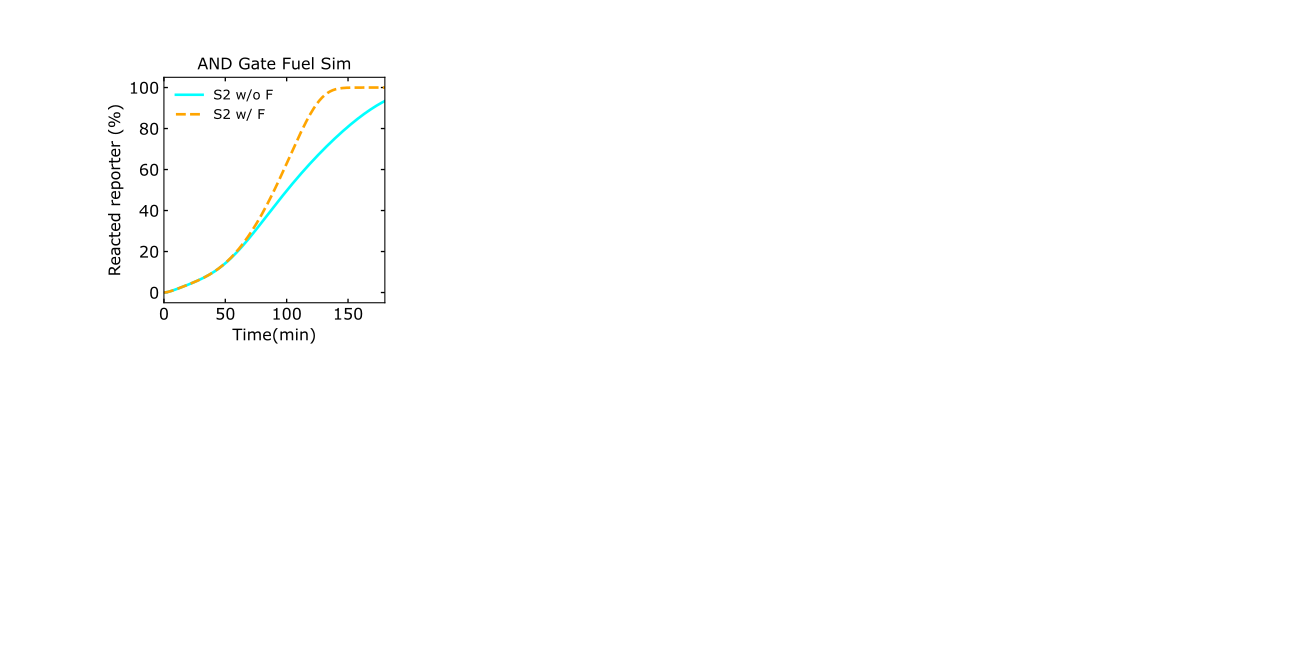

The script that drew this image:
# -*- coding: utf-8 -*-
"""
Created on Fri Jul  8 14:27:34 2022

@author: tnm12
"""

import numpy as np
import scipy.integrate as spi
import matplotlib as mpl
import matplotlib.pyplot as plt
from matplotlib.ticker import MaxNLocator
from matplotlib import cm

import sys
import Simulatorv2021 as RSDs
    


##############################################################################
#Simulations
##############################################################################


IN_temp = 25 #input template

t_sim = np.linspace(0,6,1001)*3600 # seconds

REP_con = 500 #reporter concentration

fuel_con = [0,25] #fuel concentration

color = ['aqua','orange']

linestyle = ['-','--']

# model with inputs
model1 = RSDs.RSD_sim(5) # define the model instance and # of domains

# specify species involved in the reaction
model1.molecular_species('AG{3.1,2}',DNA_con=25)
model1.molecular_species('REP{2}',DNA_con=REP_con)
model1.molecular_species('O{4,1}',DNA_con=2.5)
model1.molecular_species('I{3}',DNA_con=IN_temp)


for n in range(len(fuel_con)):
    model1.molecular_species('f{1}',DNA_con=fuel_con[n])
    
    # simulate the model (input is simulation time)
    model1.simulate(t_sim)
    
    
    # pull out the species from the model solution to plot
    S2 = model1.output_concentration('S{2}')
    
    fs = 12
    
    plt.subplot(2,4,1)
    plt.plot(model1.t/60,(S2/REP_con)*100,color=color[n],linewidth=2,linestyle=linestyle[n])
plt.xticks(fontsize=fs)
plt.yticks(fontsize=fs)
plt.xlim(0,180)
ax1 = plt.gca()
ax1.xaxis.set_tick_params(which='both',size=3,width=1,direction='in',top='on')
ax1.yaxis.set_tick_params(which='both',size=3,width=1,direction='in',right='on')
plt.ylabel('Reacted reporter (%)',fontsize=fs)
plt.xlabel('Time(min)',fontsize=fs)
plt.title('AND Gate Fuel Sim')
plt.legend(['S2 w/o F','S2 w/ F'],frameon=False)
